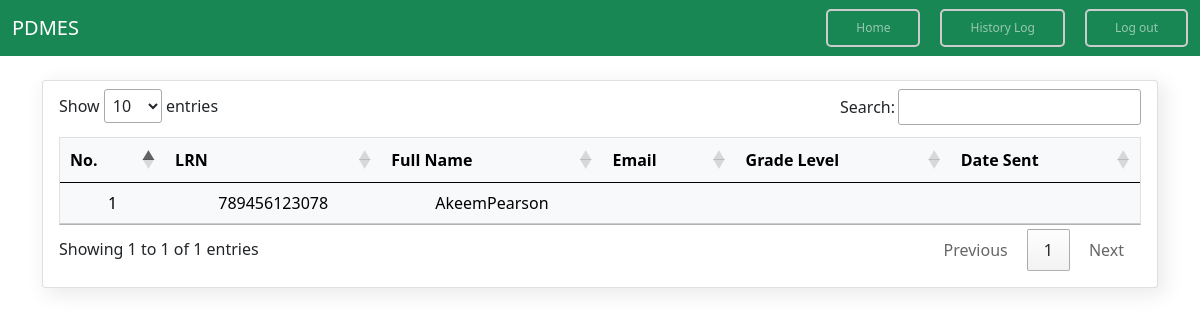
/history.php, run on an earlier commit of the app's database.
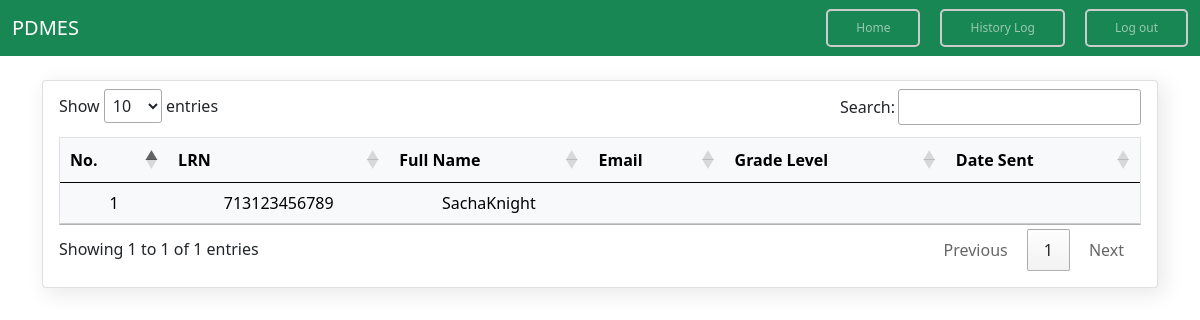
And on a later commit of the database.
### tables this page shows
CREATE TABLE `learners_personal_infos` (
  `id` int(11) NOT NULL,
  `lrn` varchar(50) NOT NULL,
  `last_name` varchar(50) NOT NULL,
  `first_name` varchar(50) NOT NULL,
  `middle_name` varchar(50) NOT NULL,
  `suffix` varchar(50) NOT NULL,
  `birth_date` date NOT NULL,
  `sex` varchar(50) NOT NULL,
  `remarks` varchar(50) NOT NULL,
  `date_time_created` datetime NOT NULL,
  `date_time_updated` datetime NOT NULL
);

### history.php (the view, shortened to what this page needs)
<?php
include('connection.php');
?>
<?php include 'includes/header.php';?>
    <link rel="stylesheet" href="src/css/table.data.css">
    <link rel="stylesheet" type="text/css" href="https://cdn.datatables.net/1.11.5/css/jquery.dataTables.css">
<?php include 'includes/topnav.php'; ?>
<div class="container py-4">
    <div class="card px-3 pb-3 pt-2" style="box-shadow: 5px 5px 20px 2px #EBEBEB ;">
        <table class="table table-hover table-light text-center mt-5" id="data">
            <thead>
                <tr>
                    <th>No.</th>
                    <th>LRN</th>
                    <th>Full Name</th>
                    <th>Email</th>
                    <th>Grade Level</th>
                    <th>Date Sent</th>
                </tr>
            </thead>
            <tbody>
                <?php
                $sql = "SELECT learners_personal_infos.lrn, learners_personal_infos.first_name , learners_personal_infos.last_name , history.send_to, history.date_time_created AS 'date_sent', history.grade_level
                FROM learners_personal_infos
                LEFT JOIN history ON learners_personal_infos.lrn = history.lrn
                ORDER BY history.date_time_created DESC ";
                $run = mysqli_query($conn,$sql);
                if(mysqli_num_rows($run) > 0){
                    $count = 0;
                    foreach($run as $row){
                        $count++;
                        ?>
                            <tr>
                                <td><?php echo $count;?></td>
                                <td><?php echo $row ['lrn']?></td>
                                <td><?php echo $row ['first_name'] . $row ['last_name']?></td>
                                <td><?php echo $row ['send_to']?></td>
                                <td><?php echo $row ['grade_level']?></td>
                                <td><?php echo $row ['date_sent']?></td>
                            </tr>
                        <?php
                    }
                }
                ?>
            </tbody>
        </table>
    </div>
</div>
</body>
</html>

### includes/header.php (shortened to what this page needs)
<!DOCTYPE html>
<html lang="en">
<head>
    <link rel="stylesheet" href="src/css/bootstrap/bootstrap.css">
    <link rel="stylesheet" href="https://cdnjs.cloudflare.com/ajax/libs/font-awesome/6.0.0/css/all.min.css">
    <link rel="stylesheet" href="src/css/loading-spinner.css">

### includes/topnav.php (shortened to what this page needs)
<link rel="stylesheet" href="src/css/topnav.css">
</head>
<body>
<nav class="navbar navbar-expand-lg navbar-dark bg-success">
    <div class="container-fluid">
    <a class="navbar-brand" href="home.php">PDMES</a>
    <div class="collapse navbar-collapse" id="navbarNav">
        <ul class="navbar-nav ms-auto">
            <li class="nav-item">
                <a class="nav-link" href="home.php">Home</a>
            </li>
            <li class="nav-item">
                <a class="nav-link" href="history.php">History Log</a>
            </li>
            <li class="nav-item">
                <a class="nav-link" href="logout.php">Log out</a>
            </li>
        </ul>
    </div>
    </div>
</nav>

### src/css/table.data.css (style rules this page uses)
table { border: 1px solid #ccc; }
table tr { border: 1px solid #ccc; }
body { background: #fff; }

### src/css/topnav.css (style rules this page uses)
.nav-item { padding:0 20px; margin: 0 0 0 20px; border: 2px solid #ccc; border-radius: 5px; font-size: 12px; }

What changed in the data, as far as the page shows it:
removed learners_personal_infos: lrn "789456123078", first_name "Akeem", last_name "Pearson"
added learners_personal_infos: lrn "713123456789", first_name "Sacha", last_name "Knight"
